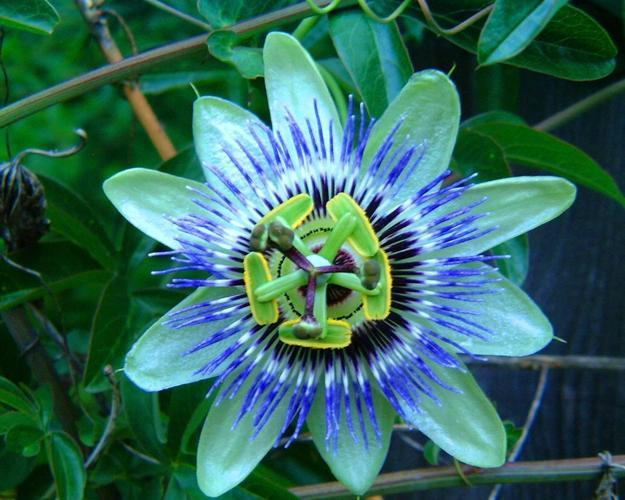
#> input picture Image_search_engine/img_redc/image_00002.jpg, 625 x 500 px; its folder holds only this picture in this run
$ jupyter execute --allow-errors ISE-3.ipynb   (shell and % lines are left out)   (older library calls are emulated)
#> lines starting #> are read from the running program, lines starting #| are printed output that depends on the picture
### **Image Search Engine**

We are going to build our own image Search Engine. The dataset we are going to be using is the fllowing:
http://www.robots.ox.ac.uk/~vgg/data/flowers/102/index.html

[cell 1]
from google.colab import drive
drive.mount('/content/gdrive')

4 steps of ISE:

1. Defining your image descriptor: Decide what aspect of the image you want to describe, like color, texture, et...
2. Indexing your dataset: Apply this image descriptor to each image in your dataset, extract features from these images, and write the features to storage so that they can be later compared for similarity.
3. Defining your similarity metric: Metric of comparision (cosine distance, chi-squared distance, euclidean distance,...)
4. Searching: Perform an actual search.

**STEP 1: IMAGE DESCRIPTOR**


We have seen the image descriptor on color, by using RGB, but we will be analyzing also the HoG, which highlights the shape, and the LBP, for the texture. We will run them separately to see with which one we obtain better resulta, and then maybe we can concatenate some of them.

RGB Image descriptor

[cell 2]
# import the necessary packages
import numpy as np
import cv2

class RGBHistogram:
	def __init__(self, bins):
		# store the number of bins the histogram will use
		self.bins = bins

	def describe(self, image):
		# compute a 3D histogram in the RGB colorspace,
		# then normalize the histogram so that images
		# with the same content, but either scaled larger
		# or smaller will have (roughly) the same histogram
		hist = cv2.calcHist([image], [0, 1, 2],
			None, self.bins, [0, 256, 0, 256, 0, 256])
		hist = cv2.normalize(hist,hist)


		# return out 3D histogram as a flattened array
		return hist.flatten()

HSV image descriptor: HSV is closer to how humans perceive color. It has three components: hue, saturation, and value.

[cell 3]
import numpy as np
import cv2
import imutils

class HSVHistogram:
	def __init__(self, bins):
		# store the number of bins for the 3D histogram
		self.bins = bins

	# [14 lines left out: function describe, not called in this run]

## **STEP 2: Indexing our Dataset**

The next step is to apply our image descriptor to each image in the dataset.
This simply means that we are going to loop over our 204 image dataset, extract the histgram for RGB or HSV from each image, store the features in a dictionary, and write the dictionary to file.

[cell 4]
# import the necessary packages
import pickle
import glob
import os

# Data names and locations
dataset_location = "/content/gdrive/My Drive/Colab Notebooks/LSMA/P2_Image_Audio_Feature_Engineering/img_redc"
index_name = "/content/gdrive/My Drive/Colab Notebooks/LSMA/P2_Image_Audio_Feature_Engineering/img_redc/rgb_histogram_index"

# initialize the index dictionary to store our our quantifed
# images, with the 'key' of the dictionary being the image
# filename and the 'value' our computed features
index = {}

# initialize our image descriptor -- a 3D RGB histogram with
# 8 bins per channel
#	CHANGE RB/HSV HISTOGRAM DEPENDING ON CHOSEN IMAGEDESCRIPTOR
desc = RGBHistogram([8, 8, 8])

# use glob to grab the image paths and loop over them
for imagePath in glob.glob(dataset_location + os.sep + "*.jpg"):
	# extract our unique image ID (i.e. the filename)
	k = imagePath[imagePath.rfind(os.sep) + 1:]

	# load the image, describe it using our RGB histogram
	# descriptor, and update the index
	image = cv2.imread(imagePath)
#> image is the input picture: shape (500, 625, 3); mean B, G, R 94.5, 104.8, 53
	features = desc.describe(image)
#> features = 512 values, max 0.63 at index 8, min 0 at index 2, mean 0.00973
	index[k] = features

# we are now done indexing our image -- now we can write our
# index to disk
outputFile = open(index_name +".pkl", "wb")
pickle.dump(index, outputFile)
outputFile.close()

pickle.dumps(index)

# show how many images we indexed
print("done...indexed %d images" % (len(index)))
#> (printed output is left out)

## **STEP 3: Search**

We now have our index sitting on disk, ready to be searched.
Now we need to compare feature vector and decide their similarity, we have define 4 methods:
- Euclidean distance
- Chi squared distance
- Cosine similarity
- Manhattan distance

[cell 5]
from math import*

class Searcher:

  index =  {}

  def __init__(self, index):
    #store our index image
    self.index = index
  #np.ndarray
  def search (self, queryFeatures):
    #init dictionary of results
    result_dict = {}
    #loop over the index
    #print(index)
    for (k, features) in self.index.items():
      #d = self.__euclidean_distance(features, queryFeatures)
      #d = self.__manhattan_distance(features, queryFeatures)
      #print(queryFeatures)
      d = self.__cosine_similarity(features, queryFeatures)
      #d = self.__chi2_distance(features, queryFeatures)
      result_dict[k] = d

      results = sorted([(v,k) for (k,v) in result_dict.items()])
#> `b, g, r = cv2.split(queryImage)`:
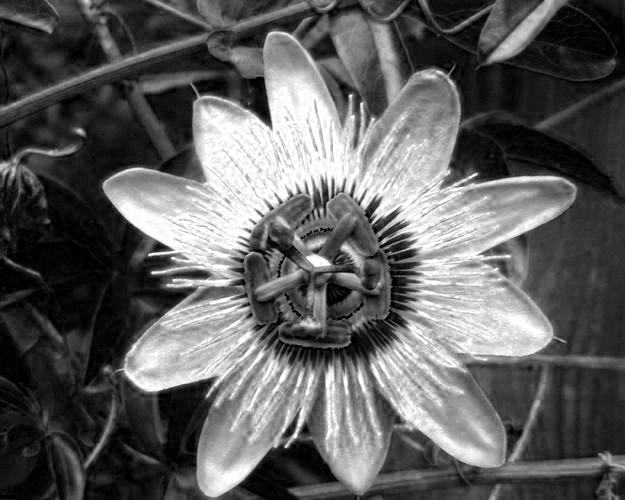
#> b: shape (500, 625); min 0, max 255, mean 94.5
#> `b, g, r = cv2.split(queryImage)`:
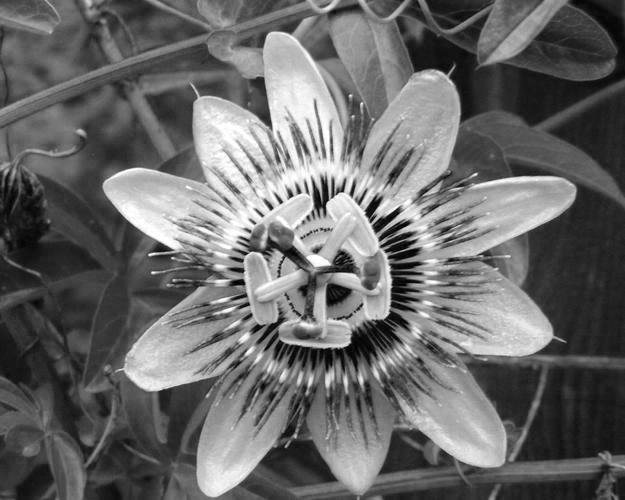
#> g: shape (500, 625); min 0, max 255, mean 104.8
#> `b, g, r = cv2.split(queryImage)`:
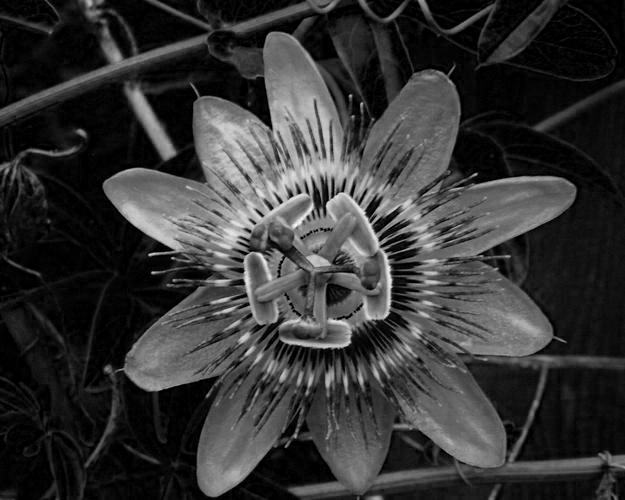
#> r: shape (500, 625); min 0, max 255, mean 53
    return results

  # [11 lines left out: functions __chi2_distance, __euclidean_distance, not called in this run]

  def __square_rooted(self, histA):
    return round(sqrt(sum([a*a for a in histA])),2)

  def __cosine_similarity(self, histA, histB):
    numerator = np.sum([a*b for a,b in zip(histA, histB)])
    denominator = self.__square_rooted(histA)*self.__square_rooted(histB)
    d = round(numerator/float(denominator),2)
    return d

  def __manhattan_distance(self, histA, histB):
    d = np.sum([abs(a-b) for a,b in zip (histA, histB)])
    return d

## **STEP 4: Performing the Search**

Now we perform the image search, with the different metrics described in the Searcher class for both HSV and RGB.

[cell 6]
# import the necessary packages
import matplotlib.pyplot as plt

# load the index and initialize our searcher
dataset_location = "/content/gdrive/My Drive/Colab Notebooks/LSMA/P2_Image_Audio_Feature_Engineering/img_redc"
index_name = "/content/gdrive/My Drive/Colab Notebooks/LSMA/P2_Image_Audio_Feature_Engineering/img_redc/rgb_histogram_index"

file = open(index_name +".pkl", 'rb')
index = pickle.load(file)
searcher = Searcher(index)


# loop over images in the index -- we will use each one as
# a query image
#> (the rest of this cell did not finish here and is left out)

## **Results**

**Chi-squared:**

RGB image_00073.jpg 1. image_00073.jpg : 0.000 2. image_00015.jpg : 0.391 3. image_00091.jpg : 0.433 4. image_00182.jpg : 0.443 5. image_00051.jpg : 0.445 6. image_00118.jpg : 0.464 7. image_00177.jpg : 0.481 8. image_00196.jpg : 0.492 9. image_00049.jpg : 0.521 10. image_00152.jpg : 0.548

HSV query: image_00073.jpg 1. image_00073.jpg : 0.000 2. image_00091.jpg : 1.929 3. image_00182.jpg : 1.932 4. image_00177.jpg : 2.011 5. image_00158.jpg : 2.111 6. image_00049.jpg : 2.123 7. image_00118.jpg : 2.191 8. image_00015.jpg : 2.197 9. image_00133.jpg : 2.298 10. image_00196.jpg : 2.389

**Manhattan distance**

RGB
  query: image_00073.jpg
	1. image_00073.jpg : 0.000
	2. image_00051.jpg : 1.421
	3. image_00182.jpg : 1.553
	4. image_00015.jpg : 1.585
	5. image_00091.jpg : 1.723
	6. image_00118.jpg : 1.751
	7. image_00177.jpg : 1.778
	8. image_00196.jpg : 1.893
	9. image_00030.jpg : 1.918
	10. image_00049.jpg : 1.924

HSV
query: image_00073.jpg
	1. image_00073.jpg : 0.000
	2. image_00182.jpg : 6.142
	3. image_00177.jpg : 6.304
	4. image_00091.jpg : 6.467
	5. image_00049.jpg : 6.537
	6. image_00195.jpg : 7.096
	7. image_00196.jpg : 7.116
	8. image_00133.jpg : 7.132
	9. image_00118.jpg : 7.242
	10. image_00158.jpg : 7.248

**Cosine Similarity**

RGB
query: image_00073.jpg
	1. image_00183.jpg : 0.060
	2. image_00116.jpg : 0.070
	3. image_00122.jpg : 0.070
	4. image_00192.jpg : 0.070
	5. image_00067.jpg : 0.080
	6. image_00022.jpg : 0.090
	7. image_00018.jpg : 0.100
	8. image_00114.jpg : 0.100
	9. image_00202.jpg : 0.110
	10. image_00044.jpg : 0.120

HSV
query: image_00073.jpg
	1. image_00157.jpg : 0.030
	2. image_00183.jpg : 0.030
	3. image_00116.jpg : 0.040
	4. image_00075.jpg : 0.050
	5. image_00122.jpg : 0.060
	6. image_00037.jpg : 0.080
	7. image_00067.jpg : 0.080
	8. image_00117.jpg : 0.080
	9. image_00202.jpg : 0.080
	10. image_00022.jpg : 0.090

## **HOG Image Descriptor**

RGB
query: image_00073.jpg
	1. image_00183.jpg : 0.060
	2. image_00116.jpg : 0.070
	3. image_00122.jpg : 0.070
	4. image_00192.jpg : 0.070
	5. image_00067.jpg : 0.080
	6. image_00022.jpg : 0.090
	7. image_00018.jpg : 0.100
	8. image_00114.jpg : 0.100
	9. image_00202.jpg : 0.110
	10. image_00044.jpg : 0.120

HoG descriptor: HOG descriptors are mainly used to describe the structural shape and appearance of an object in an image. However, since HOG captures local intensity gradients and edge directions, it also makes for a good texture descriptor.

1. We are going to convert the images to grayscale in another folder.

[cell 7]
import cv2
from os import listdir,makedirs
from os.path import isfile,join

path = '/content/gdrive/My Drive/Colab Notebooks/LSMA/P2_Image_Audio_Feature_Engineering/img_redc' # Source Folder
dstpath = '/content/gdrive/My Drive/Colab Notebooks/LSMA/P2_Image_Audio_Feature_Engineering/img_redc_gray' # Destination Folder

try:
    makedirs(dstpath)
except:
    print ("Directory already exist, images will be written in asme folder")

# Folder won't used
files = [f for f in listdir(path) if isfile(join(path,f))]

for image in files:
    try:
        img = cv2.imread(os.path.join(path,image))
        gray = cv2.cvtColor(img,cv2.COLOR_BGR2GRAY)
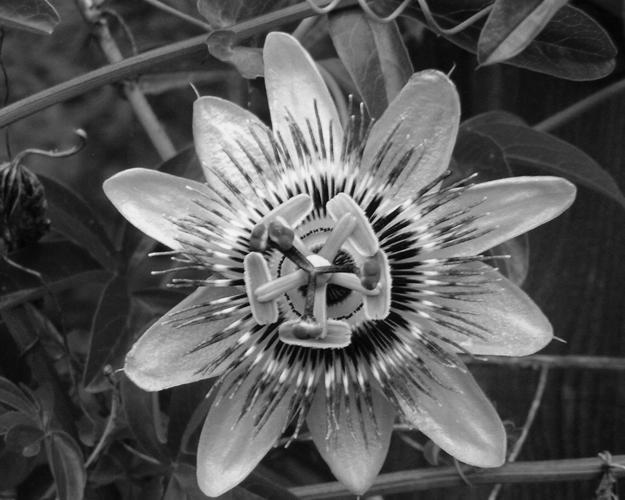
#> gray: shape (500, 625); min 1, max 248, mean 88.1
        dstPath = join(dstpath,image)
        cv2.imwrite(dstPath,gray)
    except:
        print ("{} is not converted".format(image))

$ run again, on Image_search_engine/img_redc/image_00017.jpg
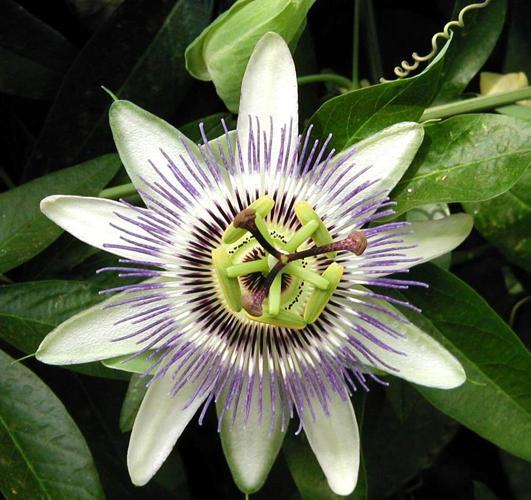
#> input picture Image_search_engine/img_redc/image_00017.jpg, 531 x 500 px
#> image is the input picture: shape (500, 531, 3); mean B, G, R 76.9, 100.6, 93.4
#> features = 512 values, max 0.904 at index 0, min 0 at index 3, mean 0.00594
#> (printed output is left out)
#> `b, g, r = cv2.split(queryImage)`:
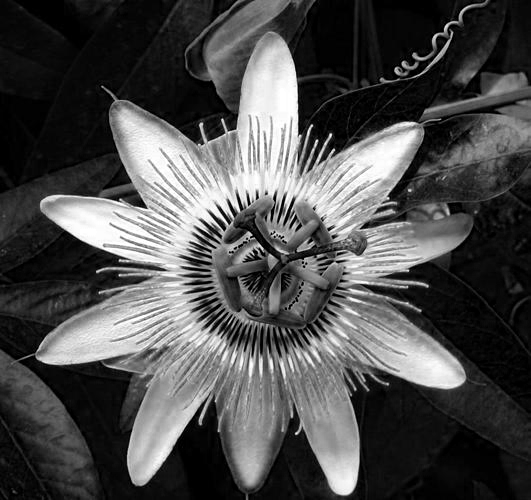
#> b: shape (500, 531); min 0, max 255, mean 76.9
#> `b, g, r = cv2.split(queryImage)`:
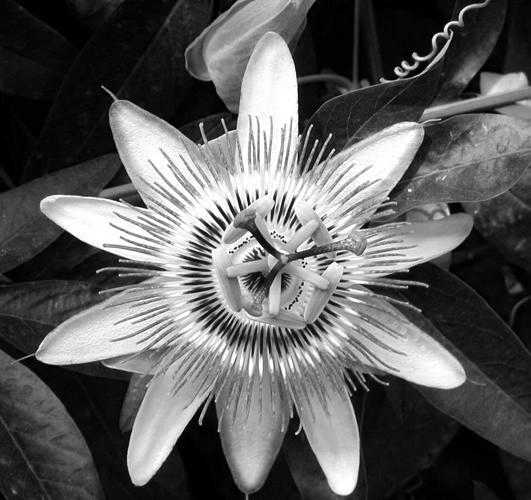
#> r: shape (500, 531); min 0, max 255, mean 93.4

$ run again, on Image_search_engine/img_redc/image_00019.jpg
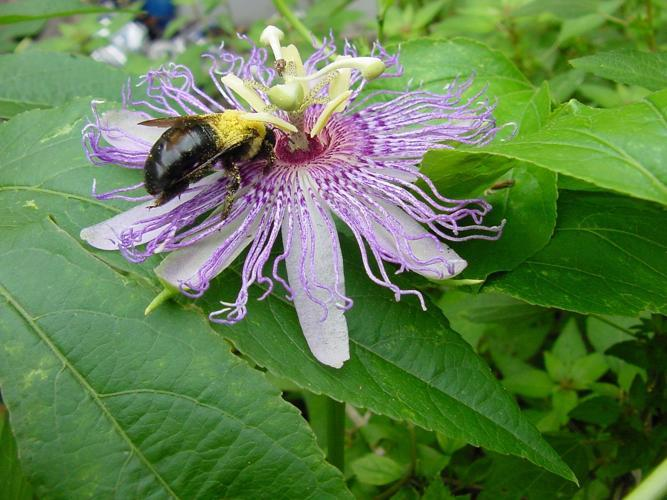
#> input picture Image_search_engine/img_redc/image_00019.jpg, 667 x 500 px
#> image is the input picture: shape (500, 667, 3); mean B, G, R 77.2, 128, 96.2
#> features = 512 values, max 0.41 at index 16, min 0 at index 3, mean 0.0107
#> (printed output is left out)
#> `b, g, r = cv2.split(queryImage)`:
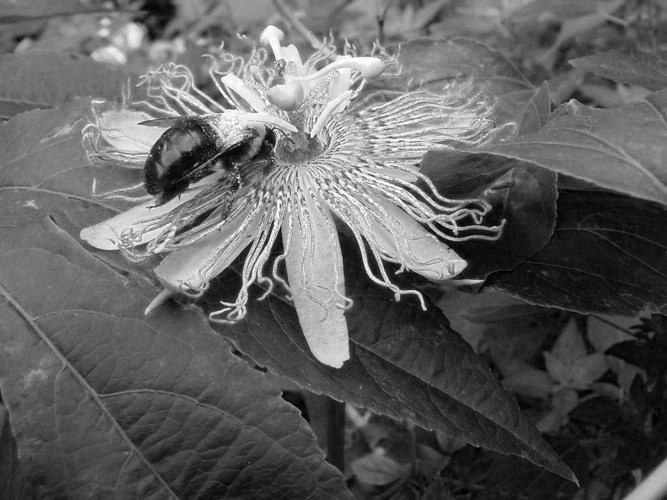
#> r: shape (500, 667); min 0, max 255, mean 96.2
#> `gray = cv2.cvtColor(img,cv2.COLOR_BGR2GRAY)`:
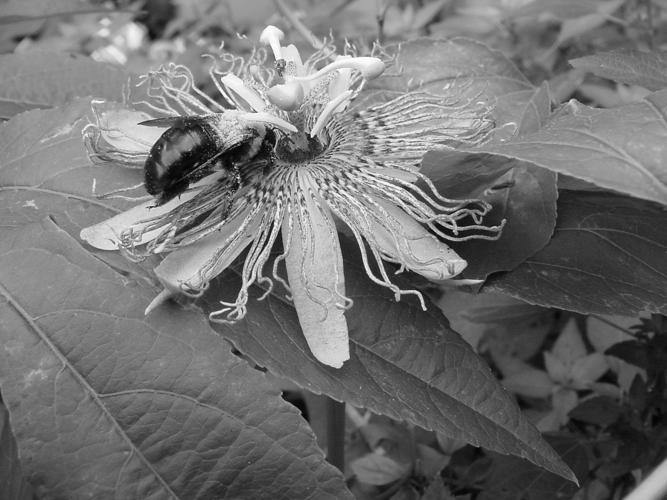
#> gray: shape (500, 667); min 0, max 255, mean 112.7

$ run again, on Image_search_engine/img_redc/image_00023.jpg
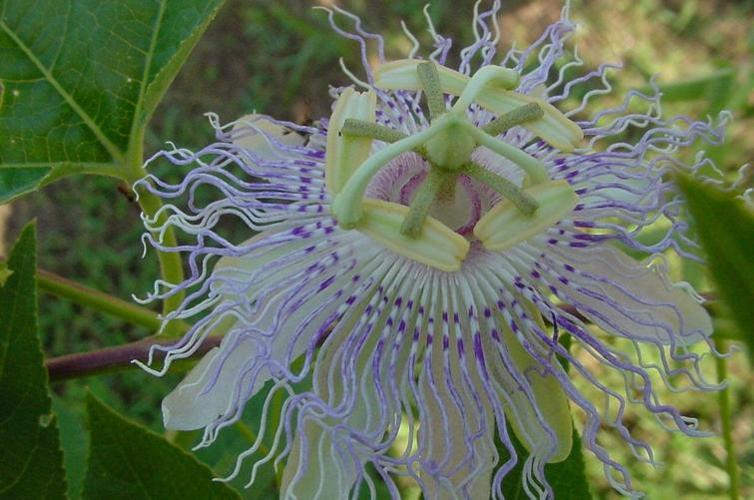
#> input picture Image_search_engine/img_redc/image_00023.jpg, 754 x 500 px
#> image is the input picture: shape (500, 754, 3); mean B, G, R 85.3, 110.9, 97.1
#> features = 512 values, max 0.356 at index 81, min 0 at index 2, mean 0.00992
#> (printed output is left out)
#> `b, g, r = cv2.split(queryImage)`:
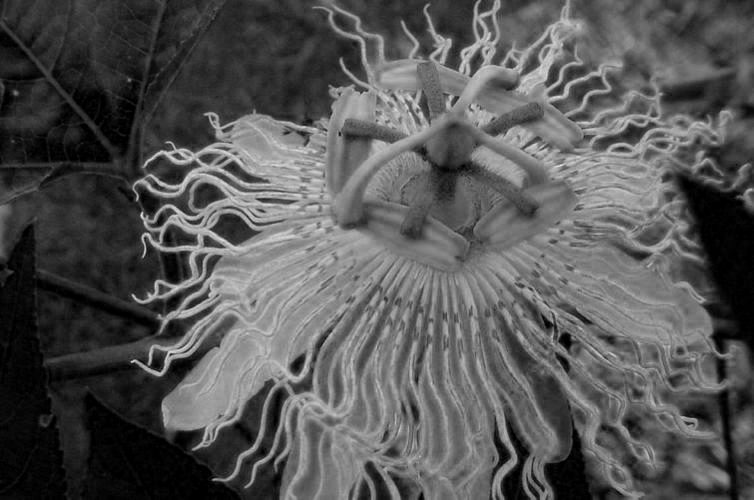
#> b: shape (500, 754); min 0, max 242, mean 85.3
#> `gray = cv2.cvtColor(img,cv2.COLOR_BGR2GRAY)`:
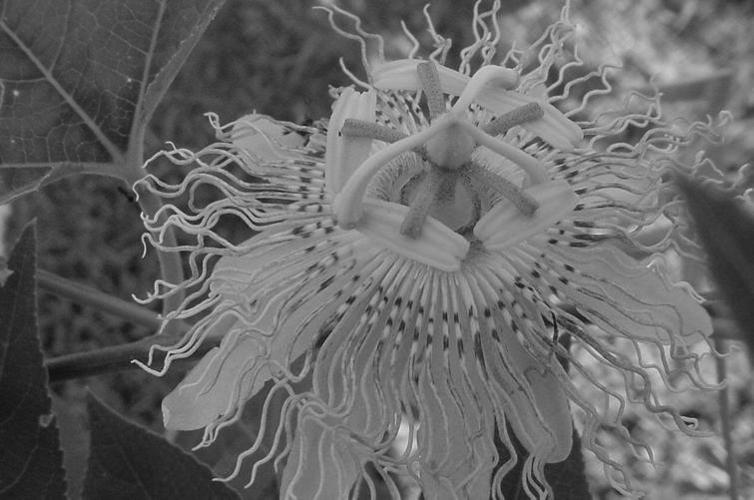
#> gray: shape (500, 754); min 13, max 230, mean 103.8

$ run again, on Image_search_engine/img_redc/image_00006.jpg
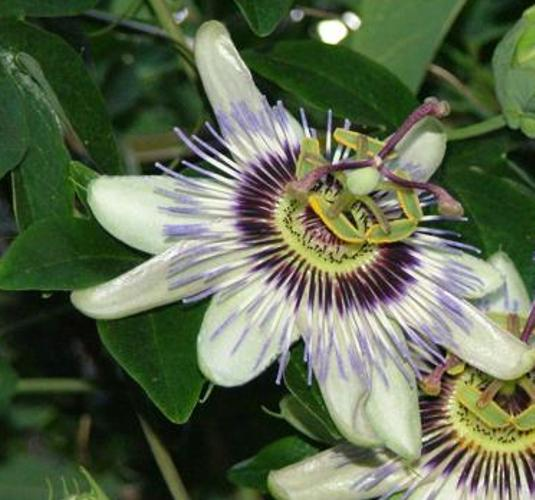
#> input picture Image_search_engine/img_redc/image_00006.jpg, 535 x 500 px
#> image is the input picture: shape (500, 535, 3); mean B, G, R 78, 104.7, 92.5
#> features = 512 values, max 0.64 at index 8, min 0 at index 3, mean 0.00821
#> (printed output is left out)
#> `b, g, r = cv2.split(queryImage)`:
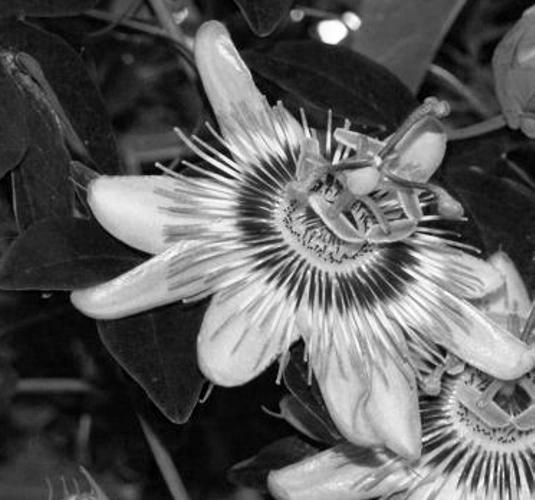
#> r: shape (500, 535); min 0, max 255, mean 92.5
